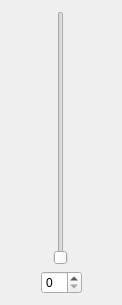
<?xml version="1.0" encoding="UTF-8"?>
<ui version="4.0">
 <class>FancySliderWidget</class>
 <widget class="QWidget" name="FancySliderWidget">
  <property name="geometry">
   <rect>
    <x>0</x>
    <y>0</y>
    <width>122</width>
    <height>305</height>
   </rect>
  </property>
  <property name="windowTitle">
   <string>Form</string>
  </property>
  <layout class="QVBoxLayout" name="verticalLayout">
   <item>
    <layout class="QHBoxLayout" name="horizontalLayout_2">
     <item>
      <spacer name="horizontalSpacer">
       <property name="orientation">
        <enum>Qt::Horizontal</enum>
       </property>
       <property name="sizeHint" stdset="0">
        <size>
         <width>0</width>
         <height>20</height>
        </size>
       </property>
      </spacer>
     </item>
     <item>
      <widget class="QSlider" name="slider">
       <property name="sizePolicy">
        <sizepolicy hsizetype="Expanding" vsizetype="Expanding">
         <horstretch>0</horstretch>
         <verstretch>0</verstretch>
        </sizepolicy>
       </property>
       <property name="minimumSize">
        <size>
         <width>0</width>
         <height>140</height>
        </size>
       </property>
       <property name="minimum">
        <number>1</number>
       </property>
       <property name="maximum">
        <number>5</number>
       </property>
       <property name="orientation">
        <enum>Qt::Vertical</enum>
       </property>
      </widget>
     </item>
     <item>
      <spacer name="horizontalSpacer_3">
       <property name="orientation">
        <enum>Qt::Horizontal</enum>
       </property>
       <property name="sizeHint" stdset="0">
        <size>
         <width>0</width>
         <height>20</height>
        </size>
       </property>
      </spacer>
     </item>
    </layout>
   </item>
   <item>
    <layout class="QHBoxLayout" name="horizontalLayout">
     <item>
      <spacer name="horizontalSpacer_12">
       <property name="orientation">
        <enum>Qt::Horizontal</enum>
       </property>
       <property name="sizeHint" stdset="0">
        <size>
         <width>0</width>
         <height>20</height>
        </size>
       </property>
      </spacer>
     </item>
     <item>
      <widget class="QSpinBox" name="spinBox"/>
     </item>
     <item>
      <spacer name="horizontalSpacer_2">
       <property name="orientation">
        <enum>Qt::Horizontal</enum>
       </property>
       <property name="sizeHint" stdset="0">
        <size>
         <width>0</width>
         <height>20</height>
        </size>
       </property>
      </spacer>
     </item>
    </layout>
   </item>
  </layout>
 </widget>
 <resources/>
 <connections/>
</ui>
